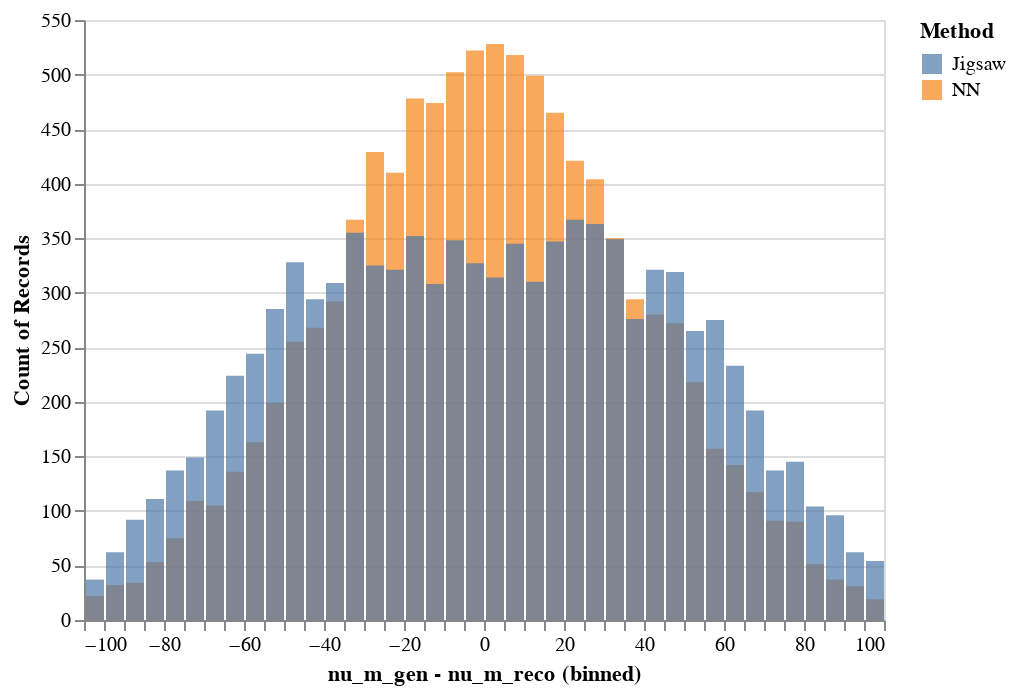

Notebook cell for this chart:
### Code cell
chart_data = pd.DataFrame({'nu_m_gen - nu_m_reco': np.concatenate((y_test_nu - y_pred, y_test_nu - jigsaw_test)), 'Method': ['NN']*y_test_nu.shape[0] + ['Jigsaw']*y_test_nu.shape[0]})

alt.Chart(chart_data).mark_bar(opacity=0.7).encode(alt.X("nu_m_gen - nu_m_reco:Q", bin=alt.Bin(extent=[-100, 100], step=5)), y=alt.Y("count()", stack=None), color="Method")

### Figure 1 — Vega-Lite specification as saved in the notebook (floating-point values rounded to 4 significant figures; data arrays with more than 128 entries replaced by an {"elided": "..."} marker saying what was removed)
{"config": {"view": {"continuousWidth": 400, "continuousHeight": 300}}, "data": {"name": "data-11ab36bc643ad2d2e1ed5ef4af4f720e"}, "mark": {"type": "bar", "opacity": 0.7}, "encoding": {"color": {"type": "nominal", "field": "Method"}, "x": {"type": "quantitative", "bin": {"extent": [-100, 100], "step": 5}, "field": "nu_m_gen - nu_m_reco"}, "y": {"type": "quantitative", "aggregate": "count", "stack": null}}, "$schema": "https://vega.github.io/schema/vega-lite/v4.0.2.json", "datasets": {"data-11ab36bc643ad2d2e1ed5ef4af4f720e": {"elided": "20000 records"}}}
